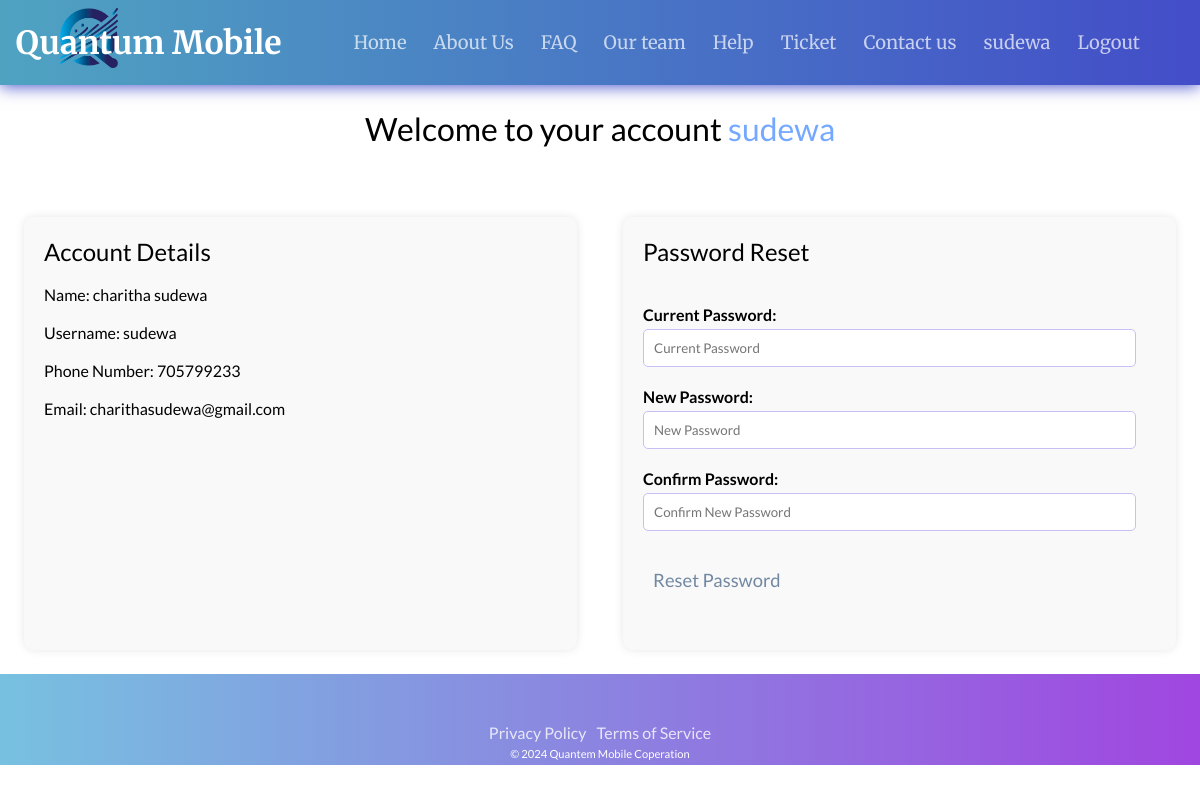
The page /login/account.php (signed in) on the database its author committed.
### tables this page shows
CREATE TABLE IF NOT EXISTS `customer` (
  `customerId` int(5) NOT NULL AUTO_INCREMENT,
  `name` varchar(20) NOT NULL,
  `userName` varchar(50) NOT NULL,
  `email` varchar(50) NOT NULL,
  `phonenumber` int(10) NOT NULL,
  `Gender` varchar(6) NOT NULL,
  `password` varchar(200) NOT NULL,
  `regDate` datetime NOT NULL DEFAULT CURRENT_TIMESTAMP,
  PRIMARY KEY (`customerId`),
  UNIQUE KEY `userName` (`userName`,`email`,`phonenumber`)
);

### login/account.php (the view, shortened to what this page needs)
<?php
include '../php/connection.php';
$customerId = $_SESSION['customerId'];
$checkCustomerQuery = "SELECT * FROM customer WHERE customerId = ?";
$checkCustomerStmt = $pdo->prepare($checkCustomerQuery);
$checkCustomerStmt->execute([$customerId]);
$customer = $checkCustomerStmt->fetch(PDO::FETCH_ASSOC);
$customerName=$customer['name'];
$customerUName=$customer['userName'];
?>
<!DOCTYPE html>
<html lang="en">
<head>
    <link rel="stylesheet" href="style.css">
</head>
<body>
    <header class="header">
        <a class="logo" href="index.php">
            <img src="QuantumMobileLogo.png" alt="Company Logo" style="width: auto; height: 60px;">
        </a>
        <a class="logo" href="index.php" style="margin-left:-150px">Quantum Mobile</a>
        <nav class="navbar">
            <a href="index.php">Home</a>
            <a href="about.php">About Us</a>
            <a href="faq.php">FAQ</a>
            <a href="team.php">Our team</a>
            <a href="help.php">Help</a>
            <a style="--i:2" href="ticket.php">Ticket</a>
            <a href="contactus/contact.php">Contact us</a>
            <a class="login.php" href="<?php echo isset($_SESSION['customerId']) ? 'account.php' : 'login.php'; ?>">
            <?php echo isset($_SESSION['customerId']) ? $customerUName : 'Login'; ?></a>
            <a href="../php/logout.php">Logout</a>
        </nav>
    </header>
    <div class="main">
        <div class="content">
            <div class="footer-links">
                <h1>Welcome to your account <font style="color:#74a9ff"><?php echo isset($_SESSION['customerId']) ? $customerUName : 'Login'; ?></font> </h1><br>
            </div>
                <div class="account-container">
                    <div class="account-details">
                        <h2>Account Details</h2><br>
                        <p>Name: <?php echo $customerName; ?></p><br>
                        <p>Username: <?php echo $customer['userName']; ?></p><br>
                        <p>Phone Number: <?php echo $customer['phonenumber']; ?></p><br>
                        <p>Email: <?php echo $customer['email']; ?></p><br>
                    </div>
                    <div class="password-reset">
                        <h2>Password Reset</h2><br>
                        <form class="password-reset-form" action="../php/cpwchange.php" method="POST" >
                            <div class="form-group">
                                <label for="current-password">Current Password:</label>
                                <input type="password" id="cpw" name="cpw" placeholder="Current Password" required>
                            </div>
                            <div class="form-group">
                                <label for="new-password">New Password:</label>
                                <input type="password" id="npw" name="npw" placeholder="New Password" required>
                            </div>
                            <div class="form-group">
                                <label for="confirm-password">Confirm Password:</label>
                                <input type="password" id="rpw" name="rpw" placeholder="Confirm New Password" required>
                            </div>
                            <div class="form-group">
                                <button type="submit" style="">Reset Password</button>
                            </div>
                        </form>
                    </div>
                </div>
        </div>
    </div>
    <footer style="position:relative">
        <div class="footer-content">
            <ul class="socials">
                <li><a href="#"><ion-icon name="logo-facebook"></ion-icon></a></li>
                <li><a href="#"><ion-icon name="logo-instagram"></ion-icon></a></li>
                <li><a href="#"><ion-icon name="logo-github"></ion-icon></a></li>
                <li><a href="#"><ion-icon name="logo-linkedin"></ion-icon></a></li>
                <li><a href="#"><ion-icon name="logo-youtube"></ion-icon></a></li>
            </ul>
            <ul class="footmenu">
                <li><a href="../html/privacy_policy.php"> Privacy Policy</a></li>
                <li><a href="../html/term_and_conditions.php">Terms of Service</a></li>
            </ul>
            <p>&copy; 2024 Quantem Mobile Coperation</p>
        </div>
    </footer>
</body>
</html>

### login/style.css (style rules this page uses)
html { scroll-behavior: smooth; }
* { margin: 0; padding: 0; box-sizing: border-box; font-family: "Lato", sans-serif; font-weight: 400; transition: .1s; }
body { min-height: 100vh; }
header { position: -webkit-sticky; position: sticky; top: 0; left: 0; width: 100%; padding: 0.5rem 5%; background: linear-gradient(to right, #439dbdef, #434DC8); display: flex; justify-content: space-between; align-items: center; z-index: 100; box-shadow: 0 .05rem 1rem #434DC8; }
header a { font-family: "Merriweather", serif; text-decoration: none; }
.logo { font-size: 2rem; font-weight: 700; color: white; }
.navbar a { font-size: 1.15rem; opacity: .7; color: white; margin-left: 1.5rem; transition: all .5s; }
.main { flex: 1; margin: 1.5rem; }
footer { width: 100%; background: linear-gradient(to right, #77C1E0, #A046E0); color: white; padding: 5px; display: flex; justify-content: center; align-items: center; box-sizing: border-box; font-family: 'Ubuntu', sans-serif; position: fixed; left: 0; bottom: 0; }
.socials, .footmenu { position: relative; display: flex; justify-content: center; list-style-type: none; flex-wrap: wrap; }
.socials li { font-size: 2em; padding: 0px 5px; white-space: nowrap; }
.footmenu li { padding: 5px 5px; white-space: nowrap; }
.footmenu li a { text-decoration: none; opacity: 0.8; color: white; transition: 0.5s; display: inline-block; }
footer p { display: flex; position: relative; justify-content: center; font-size: 0.7em; user-select: none; }
.form-group button { position: relative; display: block; text-align: left; width: 100%; padding: 1em 0; color: #7288a2; font-size: 1.15rem; font-weight: 400; border: none; background: none; outline: none; }
.footer-links { text-align: center; margin-bottom: 20px; }

### login/account.php (style rules this page uses)
.account-container { display: flex; justify-content: space-between; margin-top: 50px; }
.account-details, .password-reset { width: 48%; padding: 20px; background-color: #f9f9f9; border-radius: 10px; box-shadow: 0 0 10px rgba(0, 0, 0, 0.1); }
.account-details h2, .password-reset h2 { margin-top: 0; }
.password-reset { margin-left: 20px; }
.form-group { margin-bottom: 20px; }
.form-group label { display: block; font-weight: bold; margin-bottom: 5px; }
.form-group input { width: calc(100% - 20px); padding: 10px; border: 1px solid #cabff4; border-radius: 5px; box-sizing: border-box; }
.form-group button { width: calc(100% - 20px); display: block; text-align: left; width: 100%; padding: 1em 0; color: #7288a2; font-size: 1.15rem; font-weight: 400; border: none; background: none; outline: none; margin-left:10px; }

### rows shown on the page
customer: userName "sudewa", name "charitha sudewa", phonenumber "705799233", email "charithasudewa@gmail.com"
